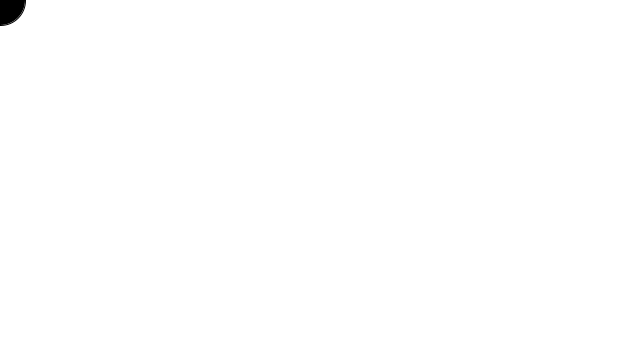
Frame 1 (no input)
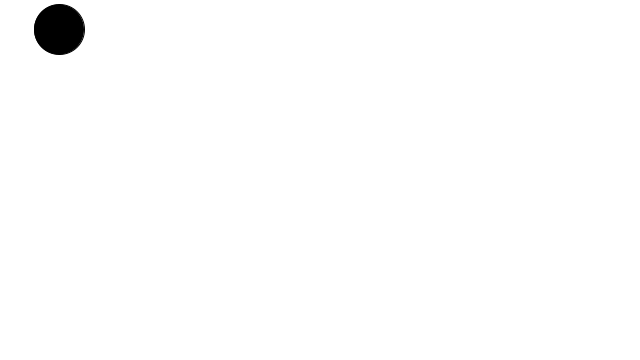
Frame 60 (the mouse pressed at the canvas centre just before this capture)
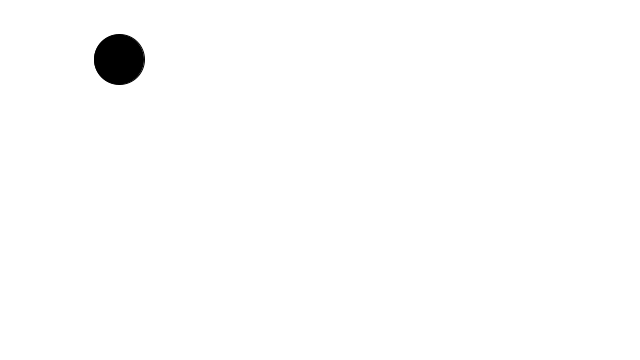
Frame 120 (the mouse held since frame 60 and released just before this capture)

The Processing sketch that drew these frames (run headless with seeded random() and noise(); from frame 60 on, the mouse is pressed at the canvas centre):

// Processing sketch: Circle_Move
// ── Circle_Move.pde
int circleX;
float circleY;
void setup(){
  size(640,360);
}
void draw(){
  background(255);
  fill(0);
  ellipse(circleX,circleY,50,50);
  circleX++;
  circleY+=1.0/2.0;
}
